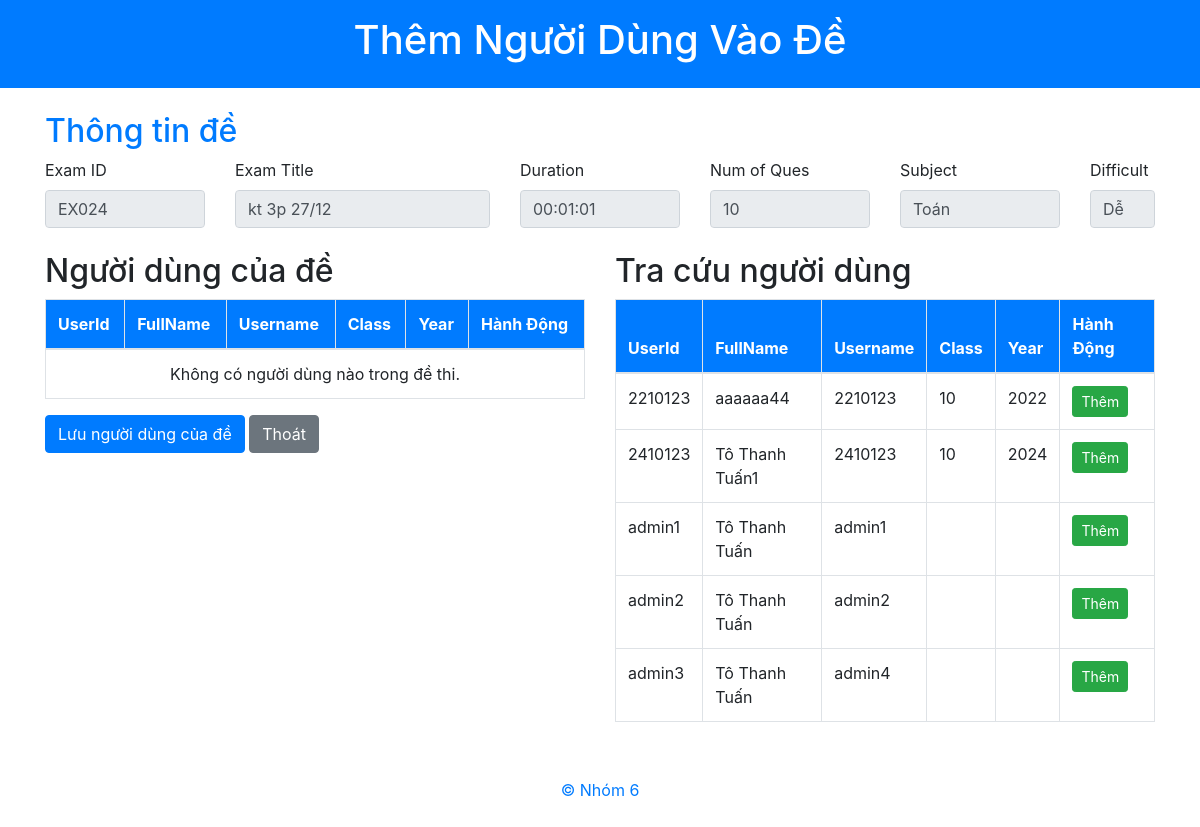
Screenshot of /PageAdmin/PAddUToAE.php?examid=EX024 with the database file from the repository.
### tables this page shows
CREATE TABLE `exams` (
  `ExamId` varchar(10) NOT NULL,
  `ExamTitle` text NOT NULL,
  `Duration` time DEFAULT NULL,
  `NumOfQues` int(11) NOT NULL,
  `Subject` varchar(50) NOT NULL,
  `Difficult` varchar(50) NOT NULL
);

CREATE TABLE `users` (
  `UserId` varchar(10) NOT NULL,
  `FullName` varchar(100) NOT NULL,
  `Username` varchar(100) NOT NULL,
  `Password` varchar(100) NOT NULL,
  `Email` varchar(100) DEFAULT NULL,
  `Phone` varchar(10) DEFAULT NULL,
  `Role` varchar(100) NOT NULL,
  `Class` int(11) DEFAULT NULL,
  `Year` int(11) DEFAULT NULL,
  `RecoveryCode` varchar(10) DEFAULT NULL
);

### PageAdmin/PAddUToAE.php (the view, shortened to what this page needs)
<?php
include('../conn/conn_database.php');
$examId = $_GET['examid'] ?? '';
$sql_exam_info = "SELECT * FROM Exams WHERE ExamId = ?";
$stmt_exam_info = $conn->prepare($sql_exam_info);
$stmt_exam_info->bind_param("s", $examId);
$stmt_exam_info->execute();
$result_exam_info = $stmt_exam_info->get_result();
$exam_info = $result_exam_info->fetch_assoc();
$examTitle = $exam_info['ExamTitle'] ?? '';
$duration = $exam_info['Duration'] ?? '';
$numOfQues = $exam_info['NumOfQues'] ?? '';
$subject = $exam_info['Subject'] ?? '';
$difficult = $exam_info['Difficult'] ?? '';
$sql_users = "SELECT * FROM Users";
$result_users = $conn->query($sql_users);
$sql_exam_users = "SELECT UserId FROM AddUser WHERE ExamId = ?";
$stmt_exam_users = $conn->prepare($sql_exam_users);
if ($stmt_exam_users) {
    $exam_users = [];
} else {
    die("Lỗi chuẩn bị truy vấn: " . $conn->error);
}
?>
<!DOCTYPE html>
<html lang="en">
<head>
    <link rel="stylesheet" href="https://maxcdn.bootstrapcdn.com/bootstrap/4.5.2/css/bootstrap.min.css">
</head>
<body>
<header class="bg-primary text-white text-center py-3">
    <h1>Thêm Người Dùng Vào Đề</h1>
</header>
<div class="container mt-4">
    <h2 class="text-primary">Thông tin đề</h2>
    <form id="form" method="post" action="PAddUToAE.php">
        <div class="row mb-3">
            <div class="col-md-2">
                <label for="examId" class="form-label">Exam ID</label>
                <input type="text" id="examId" name="examId" class="form-control" value="<?php echo htmlspecialchars($examId); ?>" readonly>
            </div>
            <div class="col-md-3">
                <label for="examTitle" class="form-label">Exam Title</label>
                <input type="text" id="examTitle" name="examTitle" class="form-control" value="<?php echo htmlspecialchars($examTitle); ?>" readonly>
            </div>
            <div class="col-md-2">
                <label for="duration" class="form-label">Duration</label>
                <input type="text" id="duration" name="duration" class="form-control" value="<?php echo htmlspecialchars($duration); ?>" readonly>
            </div>
            <div class="col-md-2">
                <label for="numOfQues" class="form-label">Num of Ques</label>
                <input type="text" id="numOfQues" name="numOfQues" class="form-control" value="<?php echo htmlspecialchars($numOfQues); ?>" readonly>
            </div>
            <div class="col-md-2">
                <label for="subject" class="form-label">Subject</label>
                <input type="text" id="subject" name="subject" class="form-control" value="<?php echo htmlspecialchars($subject); ?>" readonly>
            </div>
            <div class="col-md-1">
                <label for="difficult" class="form-label">Difficult</label>
                <input type="text" id="difficult" name="difficult" class="form-control" value="<?php echo htmlspecialchars($difficult); ?>" readonly>
            </div>
        </div>
    </form>
</div>
<div class="container mt-4">
    <div class="row">
        <div class="col-md-6 table-wrapper">
            <h2>Người dùng của đề</h2>
            <table class="table table-bordered" id="add-user-table">
                <thead class="bg-primary text-white">
                    <tr>
                        <th>UserId</th>
                        <th>FullName</th>
                        <th>Username</th>
                        <th>Class</th>
                        <th>Year</th>
                        <th>Hành Động</th>
                    </tr>
                </thead>
                <tbody>
                    <?php if (!empty($exam_users)): ?>
                        <?php
                        $userId_string = "'" . implode("','", $exam_users) . "'";
                        $sql_user_details = "SELECT * FROM Users WHERE UserId IN ($userId_string)";
                        $result_user_details = $conn->query($sql_user_details);
                        if ($result_user_details && $result_user_details->num_rows > 0):
                            while ($row = $result_user_details->fetch_assoc()): ?>
                                <tr>
                                    <td><?php echo htmlspecialchars($row["UserId"]); ?></td>
                                    <td><?php echo htmlspecialchars($row["FullName"]); ?></td>
                                    <td><?php echo htmlspecialchars($row["Username"]); ?></td>
                                    <td><?php echo htmlspecialchars($row["Class"]); ?></td>
                                    <td><?php echo htmlspecialchars($row["Year"]); ?></td>
                                    <td>
                                        <button class="btn btn-sm btn-danger remove-btn" onclick="removeUserFromTable(this)">Xóa</button>
                                    </td>
                                </tr>
                            <?php endwhile;
                        endif;
                        ?>
                    <?php else: ?>
                        <tr>
                            <td colspan="6" style="text-align:center">Không có người dùng nào trong đề thi.</td>
                        </tr>
                    <?php endif; ?>
                </tbody>
            </table>
            <button type="button" id="save-exam-users" class="btn btn-primary">Lưu người dùng của đề</button>
            <button type="button" id="exit-add-users" class="btn btn-secondary">Thoát</button>
        </div>
        <div class="col-md-6 table-wrapper">
            <h2>Tra cứu người dùng</h2>
            <table class="table table-bordered" id="search-user-table">
                <thead class="bg-primary text-white">
                    <tr>
                        <th>UserId</th>
                        <th>FullName</th>
                        <th>Username</th>
                        <th>Class</th>
                        <th>Year</th>
                        <th>Hành Động</th>
                    </tr>
                </thead>
                <tbody>
                    <?php if ($result_users && $result_users->num_rows > 0): ?>
                        <?php while ($row = $result_users->fetch_assoc()): ?>
                            <tr>
                                <td><?php echo htmlspecialchars($row["UserId"]); ?></td>
                                <td><?php echo htmlspecialchars($row["FullName"]); ?></td>
                                <td><?php echo htmlspecialchars($row["Username"]); ?></td>
                                <td><?php echo htmlspecialchars($row["Class"]); ?></td>
                                <td><?php echo htmlspecialchars($row["Year"]); ?></td>
                                <td>
                                    <button class="btn btn-sm btn-success add-btn" onclick="addUserToExam('<?= $row['UserId'] ?>', '<?= $examId ?>')">Thêm</button>
                                </td>
                            </tr>
                        <?php endwhile; ?>
                    <?php else: ?>
                        <tr>
                            <td colspan="6" style="text-align:center">Không có người dùng nào.</td>
                        </tr>
                    <?php endif; ?>
                </tbody>
            </table>
        </div>
    </div>
</div>
</body>
</html>
<?php
include('../template/Tfooter.php');
?>

### PageAdmin/PAddUToAE.php (style rules this page uses)
.table-wrapper { width: 48%; }

### rows the page displays
exams: examTitle "kt 3p 27/12", duration "00:01:01", numOfQues "10", subject "Toán", difficult "Dễ"
users: UserId "2210123", FullName "aaaaaa44", Username "2210123", Class "10", Year "2022"
users: UserId "2410123", FullName "Tô Thanh Tuấn1", Username "2410123", Class "10", Year "2024"
users: UserId "admin1", FullName "Tô Thanh Tuấn", Username "admin1"
users: UserId "admin2", FullName "Tô Thanh Tuấn", Username "admin2"
users: UserId "admin3", FullName "Tô Thanh Tuấn", Username "admin4"
